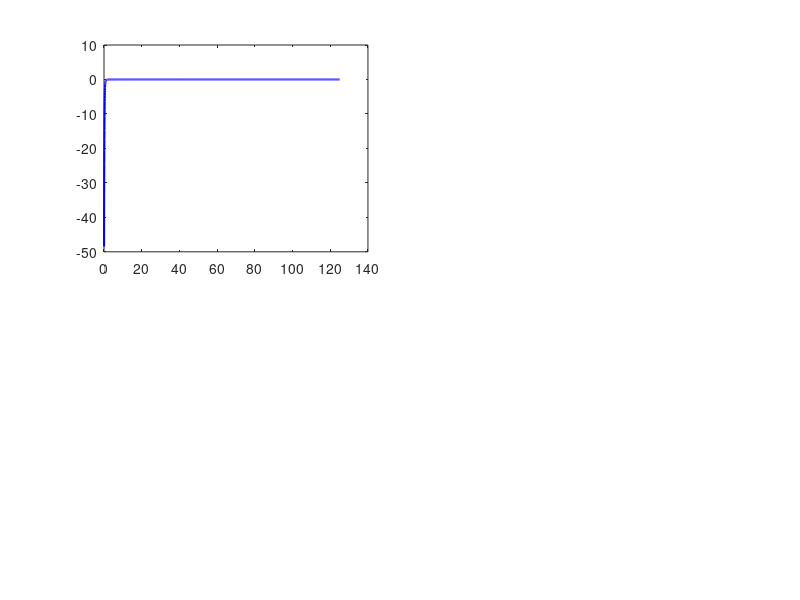

The MATLAB source for this figure: (Note: this script raises an error after producing the figure.)
%
%  01_filtru_ecg.m
% VitalMonitor. Validare prin simulare a filtrului Butterworth cascadat
%
%  Caracter: proof of concept. Coeficientii sunt identici cu cei din
%  firmware (config.h). Semnalul de test este sintetic, generat controlat;
%  nu este o inregistrare reala. Compararea cu standardele reale (banda de
%  monitorizare, interferenta de retea) se discuta in capitolul de validare.
%
%  Ce arata scriptul:
%   1. Raspunsul in frecventa al celor 3 sectiuni si al cascadei
%   2. Stabilitatea (diagrama pol-zero, toti polii in cercul unitate)
%   3. Test pe ECG sintetic + zgomot (50 Hz, deriva DC, EMG)
%   4. SNR inainte vs dupa filtrare (pe semnalul sintetic)
%   5. Atenuarea la frecvente critice
%
%  Rulare: deschide in MATLAB si apasa Run.
%
clear; clc; close all;
rng(42);                         % reproductibilitate

Fs = 250;                        % SPS, frecventa de esantionare ECG

% Coeficienti identici cu config.h (firmware final)
% HP Butterworth ord.2, fc = 0.5 Hz ; LP ord.2, fc = 40 Hz ; Notch 50 Hz Q=30
HP_B = [ 0.99115452, -1.98230904,  0.99115452];
HP_A = [ 1.00000000, -1.98223079,  0.98238576];
LP_B = [ 0.14531600,  0.29063100,  0.14531600];
LP_A = [ 1.00000000, -0.67106700,  0.25234400];
NF_B = [ 0.97948100, -0.60531400,  0.97948100];
NF_A = [ 1.00000000, -0.60531400,  0.95896200];

% Cascada = produsul functiilor de transfer (convolutia coeficientilor)
B_tot = conv(conv(HP_B, LP_B), NF_B);
A_tot = conv(conv(HP_A, LP_A), NF_A);

% 1. Raspuns in frecventa
[H_HP, f] = freqz(HP_B, HP_A, 4096, Fs);
[H_LP, ~] = freqz(LP_B, LP_A, 4096, Fs);
[H_NF, ~] = freqz(NF_B, NF_A, 4096, Fs);
[H_tot,~] = freqz(B_tot, A_tot, 4096, Fs);

figure('Name','Raspuns in frecventa filtru ECG','Position',[50 50 1100 650]);
subplot(2,2,1); plot(f,20*log10(abs(H_HP)),'b','LineWidth',1.5);
  xline(0.5,'r--','0.5 Hz'); grid on; xlim([0 125]); ylim([-80 5]);
  title('HP Butterworth ord.2 (fc = 0.5 Hz)'); xlabel('Hz'); ylabel('dB');
subplot(2,2,2); plot(f,20*log10(abs(H_LP)),'g','LineWidth',1.5);
  xline(40,'r--','40 Hz'); grid on; xlim([0 125]); ylim([-80 5]);
  title('LP Butterworth ord.2 (fc = 40 Hz)'); xlabel('Hz'); ylabel('dB');
subplot(2,2,3); plot(f,20*log10(abs(H_NF)),'m','LineWidth',1.5);
  xline(50,'r--','50 Hz'); grid on; xlim([0 125]); ylim([-80 5]);
  title('Notch IIR (f0 = 50 Hz, Q = 30)'); xlabel('Hz'); ylabel('dB');
subplot(2,2,4); plot(f,20*log10(abs(H_tot)),'k','LineWidth',2);
  xline(0.5,'b--'); xline(40,'g--'); xline(50,'r--'); grid on;
  xlim([0 125]); ylim([-80 5]);
  title('Cascada HP + LP + Notch'); xlabel('Hz'); ylabel('dB');
sgtitle('Fig. Raspunsul in frecventa al filtrului Butterworth cascadat');

% 2. Stabilitate (pol-zero)
figure('Name','Pol-zero','Position',[50 50 700 600]);
zplane(B_tot, A_tot); grid on;
title('Fig. Diagrama pol-zero (toti polii in cercul unitate = STABIL)');

poles = roots(A_tot);
fprintf(' STABILITATE \n');
for i = 1:numel(poles)
    fprintf('  |p%d| = %.6f  %s\n', i, abs(poles(i)), ...
        ternary(abs(poles(i))<1,'STABIL','INSTABIL'));
end
fprintf('  Toti polii < 1 -> sistem STABIL BIBO.\n\n');

% 3. ECG sintetic + zgomot
t = (0:1/Fs:10-1/Fs)';  N = numel(t);
bpm = 72;  rr = round(Fs*60/bpm);
ecg_clean = zeros(N,1);
for k = 0:floor(N/rr)-1
    i0 = k*rr;
    ecg_clean = ecg_clean + 0.15*gpulse(t,(i0+round(0.16*Fs))/Fs,0.04) ...  % P
                          - 0.10*gpulse(t,(i0+round(0.22*Fs))/Fs,0.01) ...  % Q
                          + 1.00*gpulse(t,(i0+round(0.25*Fs))/Fs,0.015) ... % R
                          - 0.25*gpulse(t,(i0+round(0.28*Fs))/Fs,0.015) ... % S
                          + 0.30*gpulse(t,(i0+round(0.45*Fs))/Fs,0.06);     % T
end
% Zgomot dominat de tipurile pe care filtrul le tinteste: retea 50 Hz,
% deriva de baza, plus o componenta EMG mica (banda larga, partial inevitabila).
noise = 0.80*sin(2*pi*50*t) + 1.00*exp(-t/4)+0.40 + 0.04*randn(N,1) + 0.15*sin(2*pi*120*t);
ecg_noisy = ecg_clean + noise;

ecg_f = filter(HP_B,HP_A, ecg_noisy);
ecg_f = filter(LP_B,LP_A, ecg_f);
ecg_f = filter(NF_B,NF_A, ecg_f);

% Raspunsul filtrului pe semnalul curat (referinta pentru zgomotul ramas)
ecg_fc = filter(HP_B,HP_A, ecg_clean);
ecg_fc = filter(LP_B,LP_A, ecg_fc);
ecg_fc = filter(NF_B,NF_A, ecg_fc);

% 4. SNR pe segmentul 2-8 s (dupa tranzient)
% SNR_out compara zgomotul ramas (filtrat_zgomotos - filtrat_curat); astfel se
% izoleaza atenuarea zgomotului de modelarea intentionata a semnalului de filtru.
seg = round(2*Fs):round(8*Fs);
SNR_in  = 10*log10(mean(ecg_clean(seg).^2)/mean((ecg_noisy(seg)-ecg_clean(seg)).^2));
SNR_out = 10*log10(mean(ecg_fc(seg).^2)   /mean((ecg_f(seg)    -ecg_fc(seg)).^2));
fprintf(' SNR pe semnal sintetic \n');
fprintf('  SNR inainte de filtrare: %+.2f dB\n', SNR_in);
fprintf('  SNR dupa filtrare:       %+.2f dB\n', SNR_out);
fprintf('  Imbunatatire:            %+.2f dB\n\n', SNR_out-SNR_in);

figure('Name','ECG brut vs filtrat','Position',[50 50 1200 600]);
subplot(3,1,1); plot(t(seg),ecg_clean(seg),'g'); grid on; xlim([2 8]);
  title('ECG sintetic de referinta'); ylabel('u.a.');
subplot(3,1,2); plot(t(seg),ecg_noisy(seg),'r'); grid on; xlim([2 8]);
  title(sprintf('ECG cu zgomot (SNR = %.1f dB)',SNR_in)); ylabel('u.a.');
subplot(3,1,3); plot(t(seg),ecg_f(seg),'b','LineWidth',1.2); grid on; xlim([2 8]);
  title(sprintf('ECG filtrat (SNR = %.1f dB, +%.1f dB)',SNR_out,SNR_out-SNR_in));
  xlabel('Timp (s)'); ylabel('u.a.');
sgtitle('Fig. Performanta filtrului pe semnal sintetic (proof of concept)');

% 5. Atenuare la frecvente critice
fprintf(' ATENUARE CASCADA \n');
fc = [0.1 0.5 5 10 20 40 50 60 100];
for fq = fc
    [~,ix] = min(abs(f-fq));
    fprintf('  %6.1f Hz : %+7.1f dB\n', fq, 20*log10(abs(H_tot(ix))));
end
fprintf('  (banda utila 0.5-40 Hz aproape plata; 50 Hz puternic atenuat)\n');

% functii auxiliare
function y = gpulse(t,t0,s); y = exp(-((t-t0).^2)/(2*s^2)); end
function s = ternary(c,a,b); if c; s=a; else; s=b; end; end
